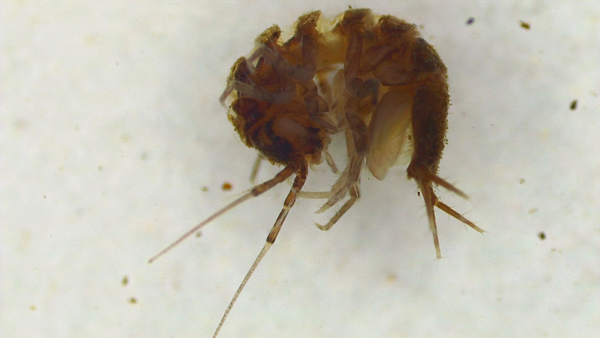
#> input picture Data/Raw/Asellus sp/CPH-Asellus sp.-116-t.png, 600 x 338 px; its folder holds only this picture in this run
$ python main.py
#> lines starting #> are read from the running program, lines starting #| are printed output that depends on the picture
### Macro/SRC/Services/dataset_indexer.py
from pathlib import Path
import cv2
import pandas as pd
from tqdm import tqdm

# Images with different extensions will be ignored
SUPPORTED_EXTENSIONS = {".jpg", ".jpeg", ".png", ".bmp"}

class DatasetIndexer:
    def __init__(self, data_dir):
        self.data_dir = Path(data_dir)

    def build_dataframe(self):
        records = []

        # Collect all files first so tqdm can show total progress
        all_files = [
            file_path
            for file_path in self.data_dir.rglob("*")
            if file_path.suffix.lower() in SUPPORTED_EXTENSIONS
        ]

        for file_path in tqdm(all_files, desc="Indexing images"):
            image = cv2.imread(str(file_path))

            if image is None:
                continue

            height, width = image.shape[:2]
            channels = image.shape[2] if len(image.shape) == 3 else 1

            label = file_path.parent.name

            records.append({
                "image_path": str(file_path),
                "label": label,
                "width": width,
                "height": height,
                "channels": channels,
            })

        return pd.DataFrame(records)

### Macro/SRC/Services/eda_service.py
from pathlib import Path
import matplotlib.pyplot as plt
import matplotlib.patches as patches
import matplotlib.cm as cm
import pandas as pd
import numpy as np
import seaborn as sns


class EDAService:
    # Generate and save EDA outputs for the indexed image dataset.
    def __init__(self, dataframe: pd.DataFrame, output_dir: Path) -> None:
        self.dataframe = dataframe
        self.output_dir = output_dir
        self.class_counts = dataframe["label"].value_counts()

    # Class distribution       Use different coloured bars to show how different the number of images is between classes (based on median class num)
    #   Balanced = within 20% of median?        Not balanced = 50% smaller or 200% larger than median,      Anything inbetween is mildly unbalanced
    def plot_class_distribution(self, save: bool = True):
        counts = self.class_counts.sort_values(ascending=True)
        classes = counts.index.tolist()
        values = counts.values
        total = values.sum()
        median = np.median(values)

        BALANCED_COLOUR = "green"
        SLIGHTLY_UNBALANCED_COLOUR = "orange"
        VERY_UNBALANCED_COLOUR = "red"

        # Empty list to store colour for each bar
        colours: list[str] = []

        # Determine the correct colour for every class
        for value in values:

            # Balanced class
            is_balanced = ((median * 0.8) <= value <= (median * 1.2))

            # Very unbalanced class
            is_very_unbalanced = ((value < (median * 0.5)) or (value > (median * 2.0)))

            # Choose the colour based on the category
            if is_balanced:
                selected_colour = BALANCED_COLOUR

            elif is_very_unbalanced:
                selected_colour = VERY_UNBALANCED_COLOUR

            else:
                selected_colour = SLIGHTLY_UNBALANCED_COLOUR

            # Store the chosen colour for this bar
            colours.append(selected_colour)

        # Create the figure and axes
        fig, ax = plt.subplots(figsize=(max(8, len(classes) * 0.5), 6))

        fig.canvas.manager.set_window_title("Class Distribution Visualization")

        # Create a horizontal bar chart using the calculated colours
        bars = ax.barh(classes, values, color=colours)

        # Add labels and title
        ax.set_xlabel("Image Count")
        ax.set_title("Class Distribution")

        legend_elements = [
            # Needs to use american spelling
            patches.Patch(color=BALANCED_COLOUR, label="Balanced (within 20% of median)"),
            patches.Patch(color=SLIGHTLY_UNBALANCED_COLOUR, label="Mildly unbalanced"),
            patches.Patch(color=VERY_UNBALANCED_COLOUR, label="Not balanced (< 50% or > 200% of median)"),
        ]
        ax.legend(handles=legend_elements, loc="lower right", fontsize=8)
        ax.axvline(median, color="gray", linestyle="--", linewidth=1, label=f"Median: {median:.0f}")   # Median line

        plt.tight_layout()

        # If user wants to save the visualisation
        if save:
            out_path = self.output_dir / "class_distribution.png"
            fig.savefig(out_path, dpi=150, bbox_inches="tight")
            print(f"Saved class distribution to: {out_path}")

        plt.show()
        plt.close(fig)

    # Image size visualisation (Coloured rectangle outlines showcase any obvious size differences)
    def plot_image_sizes(self, save: bool = True):
        # IMPLEMENT!!

        if save:
            out_path = self.output_dir / "image_sizes.png"
            # fig.savefig(out_path, dpi=150, bbox_inches="tight")
            print(f"Saved image size overlay to: {out_path}")

        # plt.show()
        # plt.close(fig)

    # Return key dataset summary statistics.
    def build_summary(self) -> dict[str, float]:
        return {
            "total_images": int(len(self.dataframe)),
            "total_classes": int(self.dataframe["label"].nunique()),
            "mean_width": float(self.dataframe["width"].mean()),
            "mean_height": float(self.dataframe["height"].mean()),
        }

### Macro/SRC/main.py
from Services.dataset_indexer import DatasetIndexer
from Services.eda_service import EDAService
import os
from pathlib import Path

DATASET_PATH = "Data/"
VISUALIZED_DATA_PATH = "./eda_outputs"


# Load dataset
def load_dataset():
    output_dir: Path
    class_counts: Series

    # Initialize data indexing object
    indexer = DatasetIndexer(DATASET_PATH)

    output_dir = Path(VISUALIZED_DATA_PATH)
    class_counts = None
    eda_service = None
    indexer = DatasetIndexer(DATASET_PATH)
    dataset_dataframe = indexer.build_dataframe()
#> in build_dataframe, image is the input picture: shape (338, 600, 3); mean B, G, R 173.7, 186.9, 190.8
    required_columns = [
        "image_path",
        "label",
        "width",
        "height",
    ]
    for col in required_columns:
        if col not in dataset_dataframe.columns:
            raise ValueError(f"Missing required column: {col}")

    class_counts = dataset_dataframe["label"].value_counts()

    print("Dataset Loaded & Indexed Successfully")

    # Create output directory
    output_dir.mkdir(parents=True, exist_ok=True)

    # Initialize EDAService object
    eda_service = EDAService(dataframe=dataset_dataframe, output_dir=output_dir)
    eda_service.plot_class_distribution()
    eda_service.plot_image_sizes()

    print("Visualizations generated")
    print(eda_service.build_summary())

def main():
    # Run everything
    load_dataset()
#> in plot_class_distribution, `fig.savefig(out_path, dpi=150, bbox_inches="tight")`:
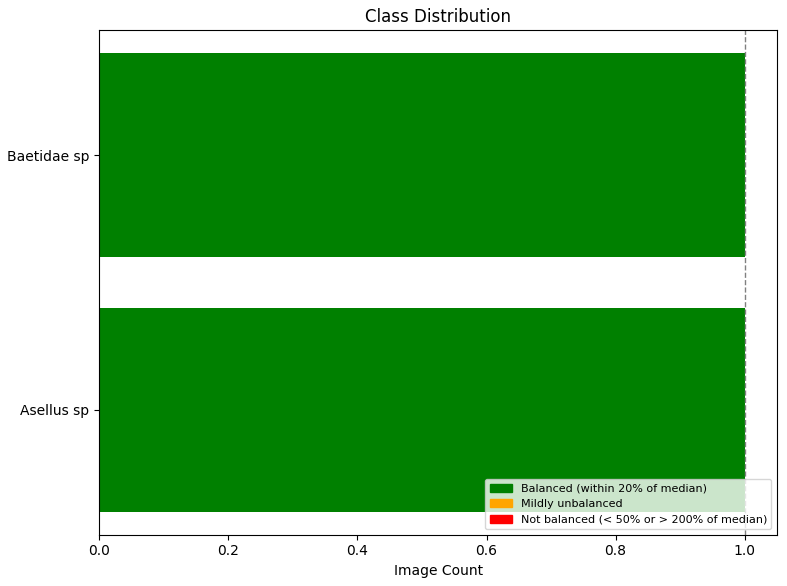
#> figure drawn by matplotlib, 1 panel
#| {'total_images': 2, 'total_classes': 2, 'mean_width': 600.0, 'mean_height': 394.0}

if __name__ == "__main__":
    main()
